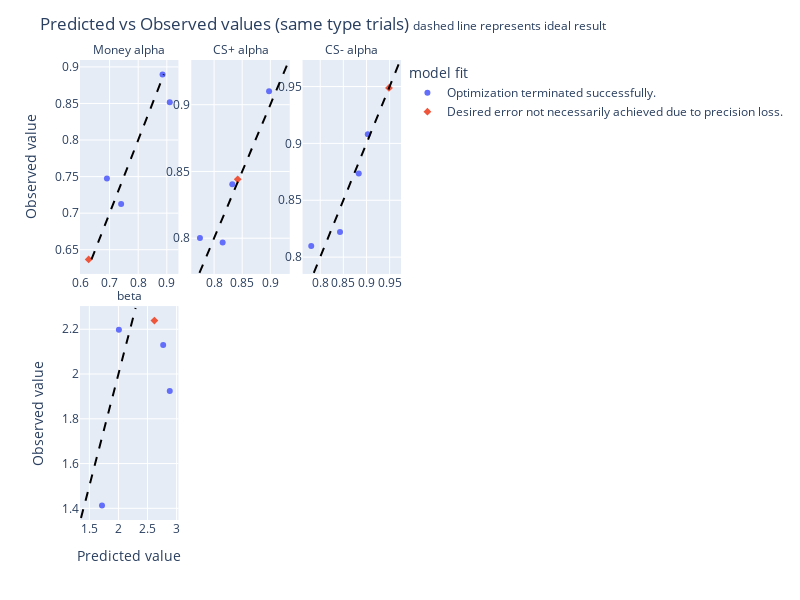

Source (notebook cell):
### Code cell
col_wrap = 3
fig = px.scatter(st_po_df , x= 'Predicted value', y='Observed value', color="model fit",
                 symbol = 'model fit', facet_col = 'parameter', facet_col_wrap = col_wrap,
                 category_orders={'parameter':st_params_colNames,
                                  'model fit':sorted(list(st_po_df['model fit'].unique()), reverse=True) },
                facet_col_spacing=0.04, # default is 0.03
              height=600, width=800,
                )
fig.for_each_annotation(lambda a: a.update(text=a.text.split("=")[-1]))
fig.update_xaxes(matches=None, showticklabels=True)
fig.update_yaxes(matches=None, showticklabels=True)
fig.update_layout(
        title = '''Predicted vs Observed values (same type trials) <span style="font-size: 12px;">dashed line represents ideal result</span>'''
        )


fig.add_shape(dict(type="line", 
                       x0=st_pars_minMax.iloc[2,0] - st_pars_minMax.iloc[2,1]*0.025, x1=st_pars_minMax.iloc[2,1] + st_pars_minMax.iloc[2,1]*0.025, 
                       y0=st_pars_minMax.iloc[2,0] - st_pars_minMax.iloc[2,1]*0.025, y1=st_pars_minMax.iloc[2,1] + st_pars_minMax.iloc[2,1]*0.025, 
                       line_color="black", line_dash='dash'), 
                  row=0, col=0, 
                  # label=dict(text="ideal result", textposition = 'bottom right', 
                  #            xanchor = 'right', yanchor='bottom', textangle=0),
                 )

fig.add_shape(dict(type="line", 
                       x0=st_pars_minMax.iloc[0,0], x1=st_pars_minMax.iloc[0,1], 
                       y0=st_pars_minMax.iloc[0,0], y1=st_pars_minMax.iloc[0,1], 
                       line_color="black", line_dash='dash'), 
                  row=0, col=1,
                  # label=dict(text="ideal result", textposition = 'bottom right', 
                  #            xanchor = 'right', yanchor='bottom', textangle=0),
                 )

fig.add_shape(dict(type="line", 
                       x0=st_pars_minMax.iloc[1,0] - st_pars_minMax.iloc[1,1]*0.025, x1=st_pars_minMax.iloc[1,1] + st_pars_minMax.iloc[1,1]*0.025, 
                       y0=st_pars_minMax.iloc[1,0] - st_pars_minMax.iloc[1,1]*0.025, y1=st_pars_minMax.iloc[1,1] + st_pars_minMax.iloc[1,1]*0.025, 
                       line_color="black", line_dash='dash'), 
                  row=0, col=2,
                  # label=dict(text="ideal result", textposition = 'bottom right', 
                  #            xanchor = 'right', yanchor='bottom', textangle=0),
                 )

fig.add_shape(dict(type="line", 
                       x0=st_pars_minMax.iloc[3,0] - st_pars_minMax.iloc[3,1]*0.025, x1=st_pars_minMax.iloc[3,1] + st_pars_minMax.iloc[3,1]*0.025, 
                       y0=st_pars_minMax.iloc[3,0] - st_pars_minMax.iloc[3,1]*0.025, y1=st_pars_minMax.iloc[3,1] + st_pars_minMax.iloc[3,1]*0.025, 
                       line_color="black", line_dash='dash'), 
                  row=1, col=1,
                  # label=dict(text="ideal result", textposition = 'bottom right', 
                  #            xanchor = 'right', yanchor='bottom', textangle=0),
                 )


if x0 != x0_6params:
    fig.add_shape(dict(type="line", 
                       x0=st_pars_minMax.iloc[5,0] - st_pars_minMax.iloc[5,1]*0.025, x1=st_pars_minMax.iloc[5,1] + st_pars_minMax.iloc[5,1]*0.025, 
                       y0=st_pars_minMax.iloc[5,0] - st_pars_minMax.iloc[5,1]*0.025, y1=st_pars_minMax.iloc[5,1] + st_pars_minMax.iloc[5,1]*0.025, 
                       line_color="black", line_dash='dash'), 
                  row=1, col=0,
                  label=dict(text="ideal result", textposition = 'bottom right', 
                             xanchor = 'right', yanchor='bottom', textangle=0),
                 )

    fig.add_shape(dict(type="line", 
                       x0=st_pars_minMax.iloc[4,0] - st_pars_minMax.iloc[4,1]*0.025, x1=st_pars_minMax.iloc[4,1] + st_pars_minMax.iloc[4,1]*0.025, 
                       y0=st_pars_minMax.iloc[4,0] - st_pars_minMax.iloc[4,1]*0.025, y1=st_pars_minMax.iloc[4,1] + st_pars_minMax.iloc[4,1]*0.025, 
                       line_color="black", line_dash='dash'), 
                  row=1, col=2,
                  label=dict(text="ideal result", textposition = 'bottom right', 
                             xanchor = 'right', yanchor='bottom', textangle=0),
                 )

fig.show()
# fig.write_html("/mnt/data1/francisco/predicted vs observed same type parameters.html")

### Figure 1 — Plotly figure (JSON) as saved in the notebook; plotly's stock layout.template omitted (floating-point values rounded to 4 significant figures)
{"data": [{"hovertemplate": "model fit=Optimization terminated successfully.<br>parameter=Money alpha<br>Predicted value=%{x}<br>Observed value=%{y}<extra></extra>", "legendgroup": "Optimization terminated successfully.", "marker": {"color": "#636efa", "symbol": "circle"}, "mode": "markers", "name": "Optimization terminated successfully.", "orientation": "v", "showlegend": true, "type": "scatter", "x": [0.8853, 0.6907, 0.9104, 0.7404], "xaxis": "x4", "y": [0.8897, 0.7475, 0.8516, 0.7126], "yaxis": "y4"}, {"hovertemplate": "model fit=Optimization terminated successfully.<br>parameter=CS+ alpha<br>Predicted value=%{x}<br>Observed value=%{y}<extra></extra>", "legendgroup": "Optimization terminated successfully.", "marker": {"color": "#636efa", "symbol": "circle"}, "mode": "markers", "name": "Optimization terminated successfully.", "orientation": "v", "showlegend": false, "type": "scatter", "x": [0.8324, 0.8153, 0.8978, 0.7749], "xaxis": "x5", "y": [0.8404, 0.7967, 0.91, 0.8002], "yaxis": "y5"}, {"hovertemplate": "model fit=Optimization terminated successfully.<br>parameter=CS- alpha<br>Predicted value=%{x}<br>Observed value=%{y}<extra></extra>", "legendgroup": "Optimization terminated successfully.", "marker": {"color": "#636efa", "symbol": "circle"}, "mode": "markers", "name": "Optimization terminated successfully.", "orientation": "v", "showlegend": false, "type": "scatter", "x": [0.8428, 0.7806, 0.8834, 0.9029], "xaxis": "x6", "y": [0.8221, 0.8098, 0.8734, 0.9081], "yaxis": "y6"}, {"hovertemplate": "model fit=Optimization terminated successfully.<br>parameter=beta<br>Predicted value=%{x}<br>Observed value=%{y}<extra></extra>", "legendgroup": "Optimization terminated successfully.", "marker": {"color": "#636efa", "symbol": "circle"}, "mode": "markers", "name": "Optimization terminated successfully.", "orientation": "v", "showlegend": false, "type": "scatter", "x": [2.882, 2.769, 2.008, 1.717], "xaxis": "x", "y": [1.924, 2.129, 2.197, 1.412], "yaxis": "y"}, {"hovertemplate": "model fit=Desired error not necessarily achieved due to precision loss.<br>parameter=Money alpha<br>Predicted value=%{x}<br>Observed value=%{y}<extra></extra>", "legendgroup": "Desired error not necessarily achieved due to precision loss.", "marker": {"color": "#EF553B", "symbol": "diamond"}, "mode": "markers", "name": "Desired error not necessarily achieved due to precision loss.", "orientation": "v", "showlegend": true, "type": "scatter", "x": [0.6269], "xaxis": "x4", "y": [0.6367], "yaxis": "y4"}, {"hovertemplate": "model fit=Desired error not necessarily achieved due to precision loss.<br>parameter=CS+ alpha<br>Predicted value=%{x}<br>Observed value=%{y}<extra></extra>", "legendgroup": "Desired error not necessarily achieved due to precision loss.", "marker": {"color": "#EF553B", "symbol": "diamond"}, "mode": "markers", "name": "Desired error not necessarily achieved due to precision loss.", "orientation": "v", "showlegend": false, "type": "scatter", "x": [0.842], "xaxis": "x5", "y": [0.8441], "yaxis": "y5"}, {"hovertemplate": "model fit=Desired error not necessarily achieved due to precision loss.<br>parameter=CS- alpha<br>Predicted value=%{x}<br>Observed value=%{y}<extra></extra>", "legendgroup": "Desired error not necessarily achieved due to precision loss.", "marker": {"color": "#EF553B", "symbol": "diamond"}, "mode": "markers", "name": "Desired error not necessarily achieved due to precision loss.", "orientation": "v", "showlegend": false, "type": "scatter", "x": [0.9486], "xaxis": "x6", "y": [0.9487], "yaxis": "y6"}, {"hovertemplate": "model fit=Desired error not necessarily achieved due to precision loss.<br>parameter=beta<br>Predicted value=%{x}<br>Observed value=%{y}<extra></extra>", "legendgroup": "Desired error not necessarily achieved due to precision loss.", "marker": {"color": "#EF553B", "symbol": "diamond"}, "mode": "markers", "name": "Desired error not necessarily achieved due to precision loss.", "orientation": "v", "showlegend": false, "type": "scatter", "x": [2.618], "xaxis": "x", "y": [2.239], "yaxis": "y"}], "layout": {"annotations": [{"font": {}, "showarrow": false, "text": "beta", "x": 0.1533, "xanchor": "center", "xref": "paper", "y": 0.465, "yanchor": "bottom", "yref": "paper"}, {"font": {}, "showarrow": false, "text": "Money alpha", "x": 0.1533, "xanchor": "center", "xref": "paper", "y": 1.0, "yanchor": "bottom", "yref": "paper"}, {"font": {}, "showarrow": false, "text": "CS+ alpha", "x": 0.5, "xanchor": "center", "xref": "paper", "y": 1.0, "yanchor": "bottom", "yref": "paper"}, {"font": {}, "showarrow": false, "text": "CS- alpha", "x": 0.8467, "xanchor": "center", "xref": "paper", "y": 1.0, "yanchor": "bottom", "yref": "paper"}], "height": 600, "legend": {"title": {"text": "model fit"}, "tracegroupgap": 0}, "margin": {"t": 60}, "shapes": [{"line": {"color": "black", "dash": "dash"}, "type": "line", "x0": 0.7861, "x1": 0.9725, "xref": "x6", "y0": 0.7861, "y1": 0.9725, "yref": "y6"}, {"line": {"color": "black", "dash": "dash"}, "type": "line", "x0": 0.6367, "x1": 0.8897, "xref": "x4", "y0": 0.6367, "y1": 0.8897, "yref": "y4"}, {"line": {"color": "black", "dash": "dash"}, "type": "line", "x0": 0.774, "x1": 0.9327, "xref": "x5", "y0": 0.774, "y1": 0.9327, "yref": "y5"}, {"line": {"color": "black", "dash": "dash"}, "type": "line", "x0": 1.356, "x1": 2.295, "xref": "x", "y0": 1.356, "y1": 2.295, "yref": "y"}], "title": {"text": "Predicted vs Observed values (same type trials) <span style=\"font-size: 12px;\">dashed line represents ideal result</span>"}, "width": 800, "xaxis": {"anchor": "y", "domain": [0, 0.3067], "showticklabels": true, "title": {"text": "Predicted value"}}, "xaxis2": {"anchor": "y2", "domain": [0.3467, 0.6533], "showticklabels": true, "title": {"text": "Predicted value"}}, "xaxis3": {"anchor": "y3", "domain": [0.6933, 1.0], "showticklabels": true, "title": {"text": "Predicted value"}}, "xaxis4": {"anchor": "y4", "domain": [0, 0.3067], "showticklabels": true}, "xaxis5": {"anchor": "y5", "domain": [0.3467, 0.6533], "showticklabels": true}, "xaxis6": {"anchor": "y6", "domain": [0.6933, 1.0], "showticklabels": true}, "yaxis": {"anchor": "x", "domain": [0, 0.465], "showticklabels": true, "title": {"text": "Observed value"}}, "yaxis2": {"anchor": "x2", "domain": [0, 0.465], "showticklabels": true}, "yaxis3": {"anchor": "x3", "domain": [0, 0.465], "showticklabels": true}, "yaxis4": {"anchor": "x4", "domain": [0.535, 1.0], "showticklabels": true, "title": {"text": "Observed value"}}, "yaxis5": {"anchor": "x5", "domain": [0.535, 1.0], "showticklabels": true}, "yaxis6": {"anchor": "x6", "domain": [0.535, 1.0], "showticklabels": true}}}
